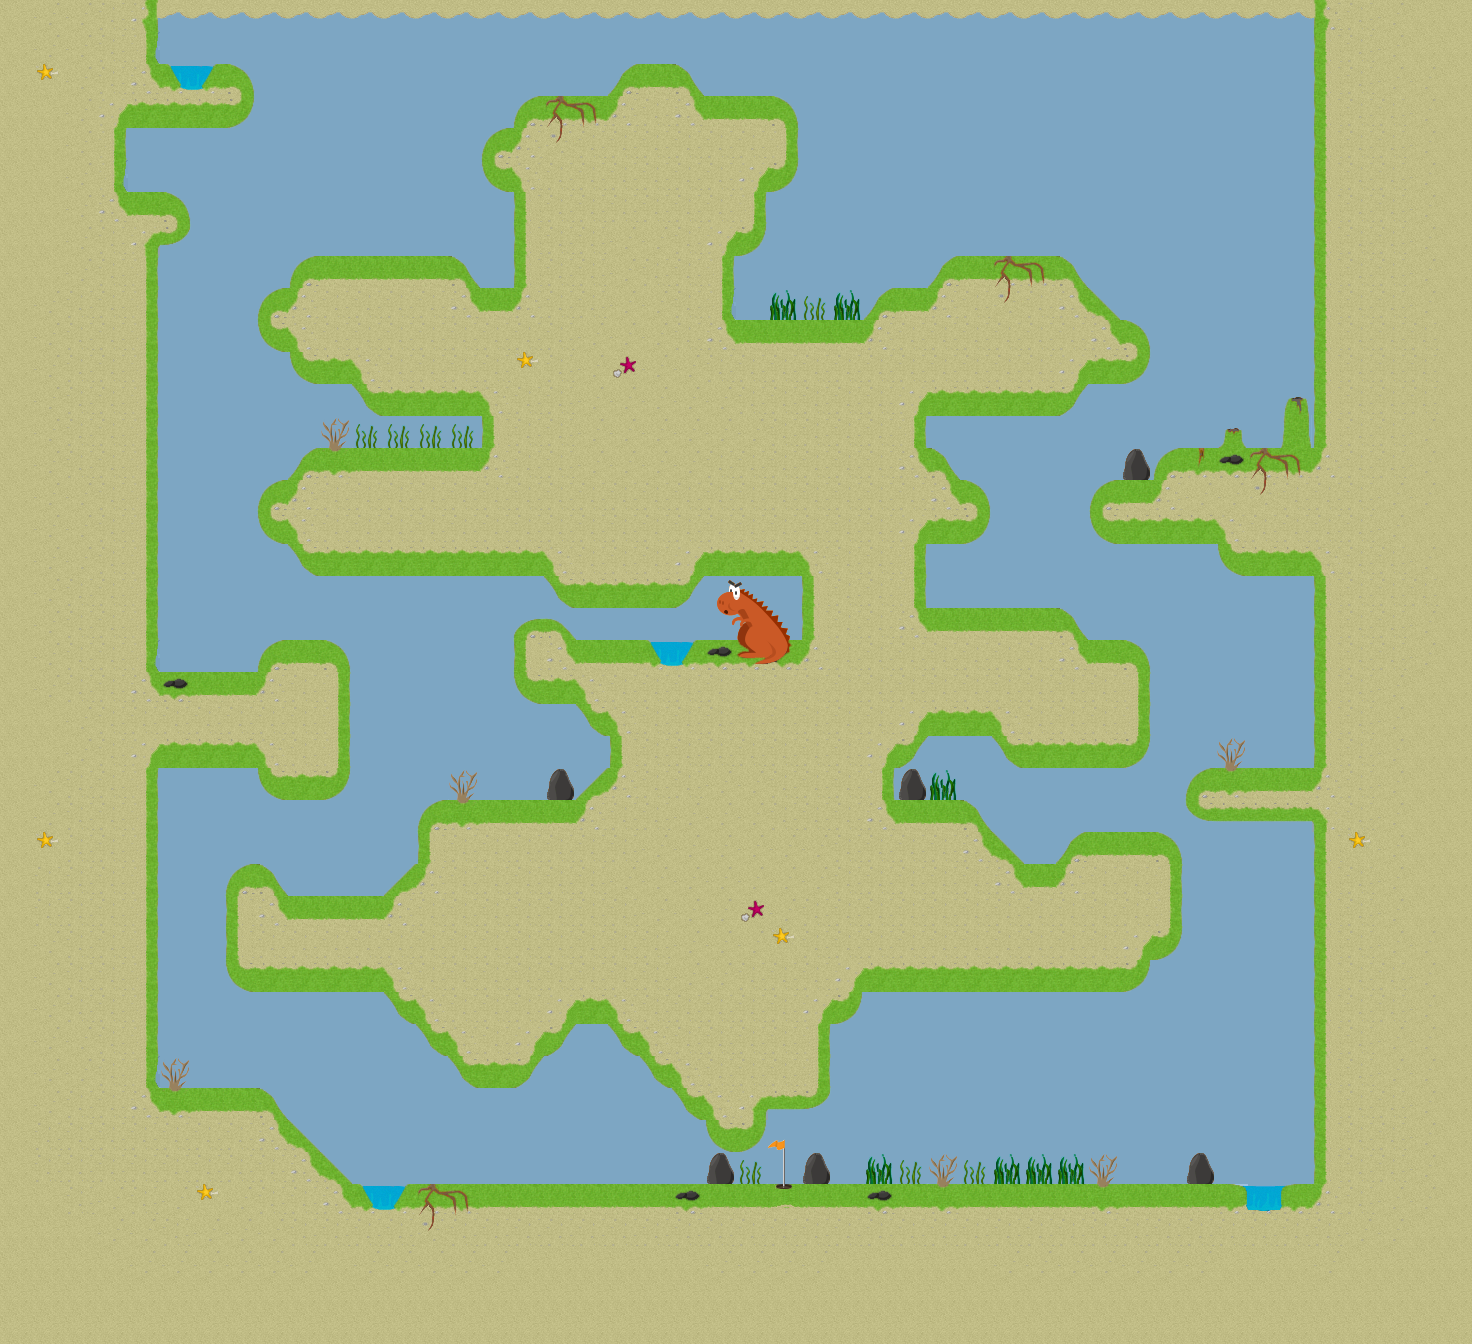

The image is a tile-based game level rendered from a .tmx file. Its description and source (layers, tilesets, objects; grid data summarised) follow:
An orthogonal 46x42 tile map with 32x32 px tiles, 1 tile layer (Tile Layer 1).

<map version="1.0" orientation="orthogonal" renderorder="right-down" width="46" height="42" tilewidth="32" tileheight="32" nextobjectid="1">
 <properties>
  <property name="ball_destroying_indexes" value="8,71,72,73,74,75,102,103,104,105,121,122,123,124,125,126,127,128,129,130,131,132" />
  <property name="ball_start_position_x" value="21" />
  <property name="ball_start_position_y" value="6" />
  <property name="force_applying_indexes" value="10,13,25,28" />
  <property name="hole_index" value="55" />
  <property name="par" value="16" />
  <property name="slow_down_indexes" value="5,87,89,90,106,117" />
 </properties>
 <tileset firstgid="1" name="tiles" tilewidth="32" tileheight="32" spacing="2">
  <image source="../packer/level2.png" width="512" height="512" />
  <tile id="4">
   <properties>
    <property name="colision_sound" value="ash.mp3" />
    <property name="depth" value="0.2" />
    <property name="obstacle_file" value="5.png" />
   </properties>
  </tile>
  <tile id="7">
   <properties>
    <property name="colision_sound" value="magma_plum.mp3" />
    <property name="destroy_position_offset" value="0.2" />
    <property name="fall_velocity" value="-0.8" />
    <property name="obstacle_file" value="8.png" />
   </properties>
  </tile>
  <tile id="9">
   <properties>
    <property name="angle" value="62" />
    <property name="colision_sound" value="wind.mp3" />
    <property name="intensity" value="250" />
    <property name="range" value="3" />
    <property name="type" value="1" />
    <property name="x_first_arm_angle" value="0" />
    <property name="x_force_beggining" value="25" />
    <property name="y_first_arm_angle" value="18" />
    <property name="y_force_beggining" value="28" />
   </properties>
  </tile>
  <tile id="12">
   <properties>
    <property name="angle" value="45" />
    <property name="colision_sound" value="wind.mp3" />
    <property name="intensity" value="200" />
    <property name="range" value="2" />
    <property name="type" value="1" />
    <property name="x_first_arm_angle" value="2" />
    <property name="x_force_beggining" value="23" />
    <property name="y_first_arm_angle" value="17" />
    <property name="y_force_beggining" value="26" />
   </properties>
  </tile>
  <tile id="24">
   <properties>
    <property name="angle" value="62" />
    <property name="colision_sound" value="wind.mp3" />
    <property name="intensity" value="250" />
    <property name="range" value="3" />
    <property name="type" value="1" />
    <property name="x_first_arm_angle" value="0" />
    <property name="x_force_beggining" value="25" />
    <property name="y_first_arm_angle" value="18" />
    <property name="y_force_beggining" value="28" />
   </properties>
  </tile>
  <tile id="27">
   <properties>
    <property name="angle" value="40" />
    <property name="colision_sound" value="wind.mp3" />
    <property name="intensity" value="100" />
    <property name="range" value="3" />
    <property name="type" value="1" />
    <property name="x_first_arm_angle" value="32" />
    <property name="x_force_beggining" value="20" />
    <property name="y_first_arm_angle" value="8" />
    <property name="y_force_beggining" value="10" />
   </properties>
  </tile>
  <tile id="54">
   <properties>
    <property name="hole_file" value="55.png" />
   </properties>
  </tile>
  <tile id="70">
   <properties>
    <property name="destroy_position_offset" value="-1" />
    <property name="fall_velocity" value="-0.8" />
    <property name="obstacle_file" value="71.png" />
   </properties>
  </tile>
  <tile id="71">
   <properties>
    <property name="destroy_position_offset" value="-1" />
    <property name="fall_velocity" value="-0.8" />
    <property name="obstacle_file" value="72.png" />
   </properties>
  </tile>
  <tile id="72">
   <properties>
    <property name="destroy_position_offset" value="0.05" />
    <property name="fall_velocity" value="-0.8" />
    <property name="obstacle_file" value="73.png" />
   </properties>
  </tile>
  <tile id="73">
   <properties>
    <property name="destroy_position_offset" value="0.05" />
    <property name="fall_velocity" value="-0.8" />
    <property name="obstacle_file" value="74.png" />
   </properties>
  </tile>
  <tile id="74">
   <properties>
    <property name="destroy_position_offset" value="0.05" />
    <property name="fall_velocity" value="-0.8" />
    <property name="obstacle_file" value="75.png" />
   </properties>
  </tile>
  <tile id="86">
   <properties>
    <property name="colision_sound" value="ash.mp3" />
    <property name="depth" value="0.2" />
    <property name="obstacle_file" value="87.png" />
   </properties>
  </tile>
  <tile id="88">
   <properties>
    <property name="colision_sound" value="ash.mp3" />
    <property name="depth" value="0.2" />
    <property name="obstacle_file" value="89.png" />
   </properties>
  </tile>
  <tile id="89">
   <properties>
    <property name="colision_sound" value="ash.mp3" />
    <property name="depth" value="0.2" />
    <property name="obstacle_file" value="90.png" />
   </properties>
  </tile>
  <tile id="101">
   <properties>
    <property name="colision_sound" value="magma_plum.mp3" />
    <property name="destroy_position_offset" value="-1" />
    <property name="fall_velocity" value="-0.8" />
    <property name="obstacle_file" value="102.png" />
   </properties>
  </tile>
  <tile id="102">
   <properties>
    <property name="destroy_position_offset" value="-1" />
    <property name="fall_velocity" value="-0.8" />
    <property name="obstacle_file" value="103.png" />
   </properties>
  </tile>
  <tile id="103">
   <properties>
    <property name="colision_sound" value="magma_plum.mp3" />
    <property name="destroy_position_offset" value="0.2" />
    <property name="fall_velocity" value="-0.8" />
    <property name="obstacle_file" value="104.png" />
   </properties>
  </tile>
  <tile id="104">
   <properties>
    <property name="colision_sound" value="magma_plum.mp3" />
    <property name="destroy_position_offset" value="0.2" />
    <property name="fall_velocity" value="-0.8" />
    <property name="obstacle_file" value="105.png" />
   </properties>
  </tile>
  <tile id="105">
   <properties>
    <property name="colision_sound" value="ash.mp3" />
    <property name="depth" value="0.2" />
    <property name="obstacle_file" value="106.png" />
   </properties>
  </tile>
  <tile id="116">
   <properties>
    <property name="colision_sound" value="ash.mp3" />
    <property name="depth" value="0.2" />
    <property name="obstacle_file" value="117.png" />
   </properties>
  </tile>
  <tile id="120">
   <properties>
    <property name="colision_sound" value="magma_plum.mp3" />
    <property name="destroy_position_offset" value="-1" />
    <property name="fall_velocity" value="-0.8" />
    <property name="obstacle_file" value="118.png" />
   </properties>
  </tile>
  <tile id="121">
   <properties>
    <property name="destroy_position_offset" value="-1" />
    <property name="fall_velocity" value="-0.8" />
    <property name="obstacle_file" value="119.png" />
   </properties>
  </tile>
  <tile id="122">
   <properties>
    <property name="destroy_position_offset" value="-1" />
    <property name="fall_velocity" value="-0.8" />
    <property name="obstacle_file" value="120.png" />
   </properties>
  </tile>
  <tile id="123">
   <properties>
    <property name="destroy_position_offset" value="0.3" />
    <property name="fall_velocity" value="-0.8" />
    <property name="obstacle_file" value="121.png" />
   </properties>
  </tile>
  <tile id="124">
   <properties>
    <property name="destroy_position_offset" value="0.3" />
    <property name="fall_velocity" value="-0.8" />
    <property name="obstacle_file" value="122.png" />
   </properties>
  </tile>
  <tile id="125">
   <properties>
    <property name="destroy_position_offset" value="0.3" />
    <property name="fall_velocity" value="-0.8" />
    <property name="obstacle_file" value="123.png" />
   </properties>
  </tile>
  <tile id="126">
   <properties>
    <property name="destroy_position_offset" value="-1" />
    <property name="fall_velocity" value="-0.8" />
    <property name="obstacle_file" value="124.png" />
   </properties>
  </tile>
  <tile id="127">
   <properties>
    <property name="destroy_position_offset" value="0.3" />
    <property name="fall_velocity" value="-0.8" />
    <property name="obstacle_file" value="125.png" />
   </properties>
  </tile>
  <tile id="128">
   <properties>
    <property name="destroy_position_offset" value="0.3" />
    <property name="fall_velocity" value="-0.8" />
    <property name="obstacle_file" value="126.png" />
   </properties>
  </tile>
  <tile id="129">
   <properties>
    <property name="destroy_position_offset" value="0.3" />
    <property name="fall_velocity" value="-0.8" />
    <property name="obstacle_file" value="127.png" />
   </properties>
  </tile>
  <tile id="130">
   <properties>
    <property name="destroy_position_offset" value="-1" />
    <property name="fall_velocity" value="-0.8" />
    <property name="obstacle_file" value="128.png" />
   </properties>
  </tile>
  <tile id="131">
   <properties>
    <property name="colision_sound" value="magma_plum.mp3" />
    <property name="destroy_position_offset" value="-1" />
    <property name="fall_velocity" value="-0.8" />
    <property name="obstacle_file" value="129.png" />
   </properties>
  </tile>
 </tileset>
 <layer name="Tile Layer 1" width="46" height="42">
  <data>[1932 cells, 1932 non-empty, 63 distinct tile ids]</data>
 </layer>
</map>
